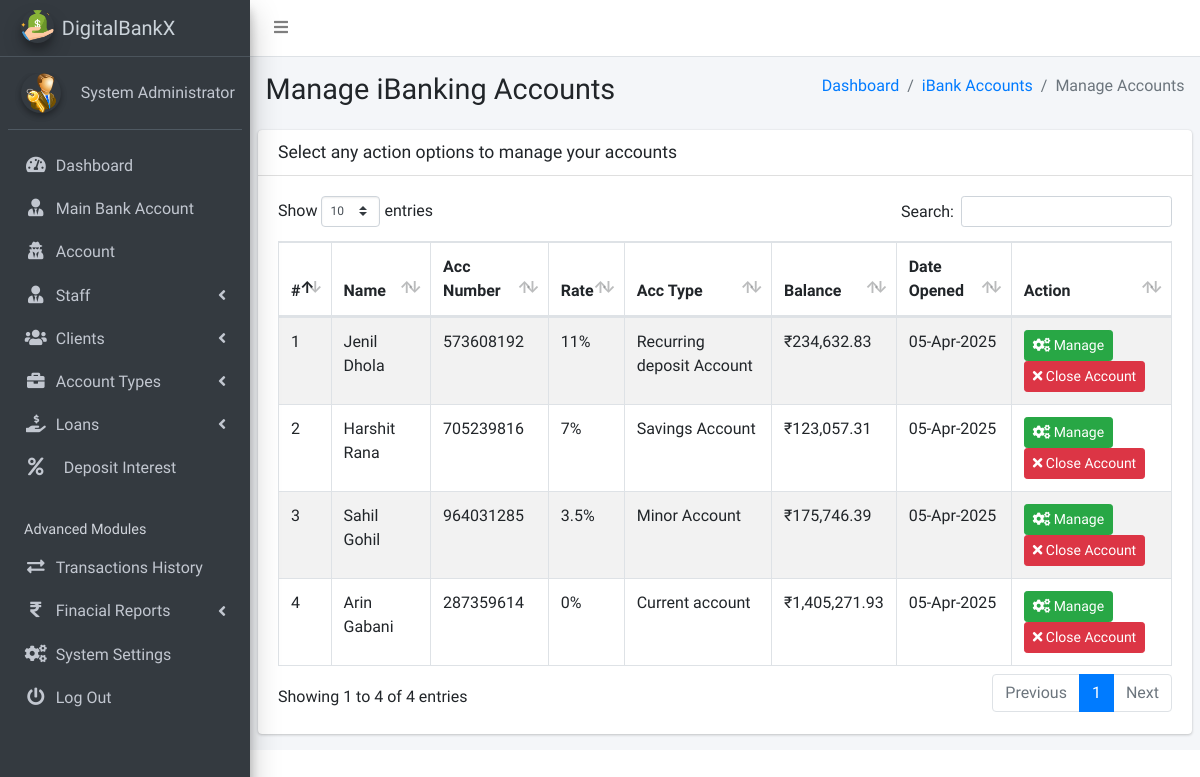
Page /admin/pages_manage_acc_openings.php (signed in) on the earlier database version.
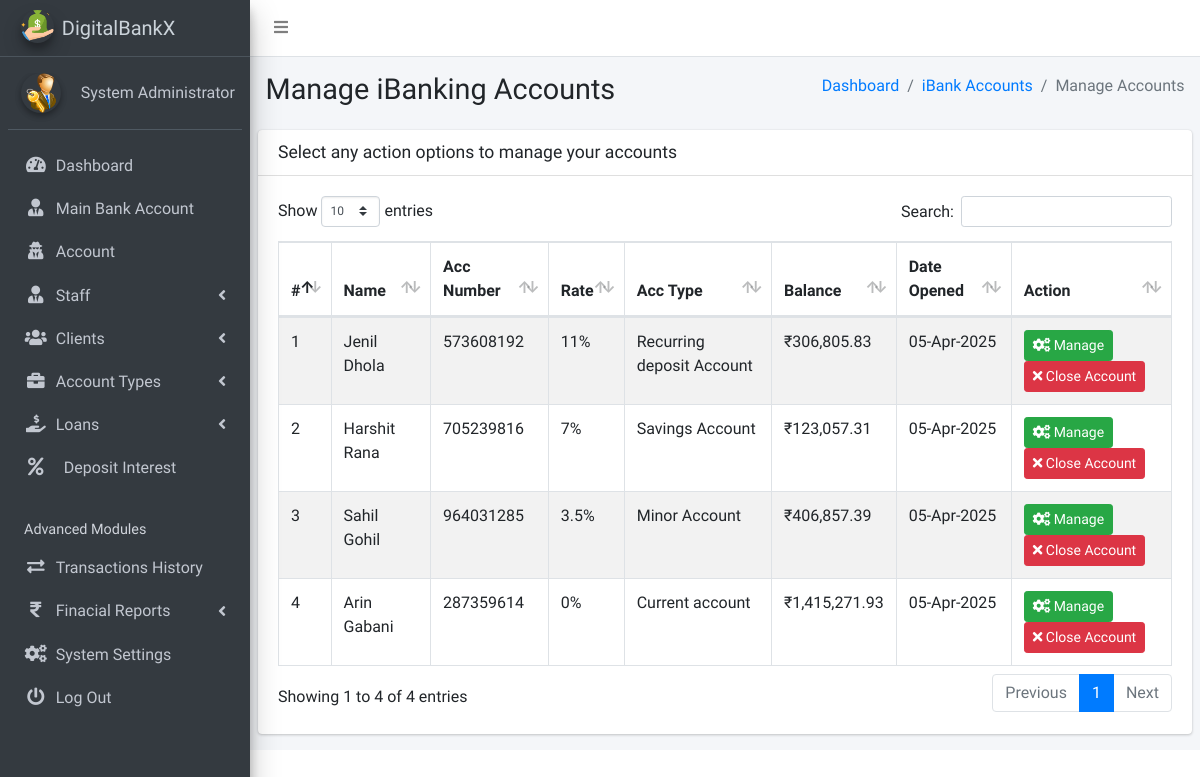
Same page on the later database version.
### tables this page shows
CREATE TABLE `ib_bankaccounts` (
  `account_id` int(20) NOT NULL,
  `acc_name` varchar(200) NOT NULL,
  `account_number` varchar(200) NOT NULL,
  `acc_type_id` int(11) DEFAULT NULL,
  `acc_amount` decimal(10,2) NOT NULL,
  `client_id` int(10) UNSIGNED DEFAULT NULL,
  `created_at` timestamp(6) NOT NULL DEFAULT current_timestamp(6) ON UPDATE current_timestamp(6),
  `is_active` tinyint(1) NOT NULL DEFAULT 1
);

CREATE TABLE `ib_acc_types` (
  `acctype_id` int(20) NOT NULL,
  `name` varchar(200) NOT NULL,
  `description` longtext NOT NULL,
  `rate` varchar(200) NOT NULL,
  `code` varchar(200) NOT NULL,
  `is_active` tinyint(1) NOT NULL DEFAULT 1,
  `min_balance` decimal(10,2) NOT NULL DEFAULT 0.00
);

### admin/pages_manage_acc_openings.php (the view, shortened to what the changed rows need)
<?php
include('conf/checklogin.php');
?>
<!DOCTYPE html>
<html>
<?php include("dist/_partials/head.php"); ?>
<body class="hold-transition sidebar-mini layout-fixed layout-navbar-fixed">
    <div class="wrapper">
        <div class="content-wrapper">
            <section class="content-header">
                <div class="container-fluid">
                    <div class="row mb-2">
                        <div class="col-sm-6">
                            <h1>Manage iBanking Accounts</h1>
                        </div>
                    </div>
                </div>
            </section>
            <section class="content">
                <div class="row">
                    <div class="col-12">
                        <div class="card">
                            <div class="card-body">
                                <table id="example1" class="table table-hover table-bordered table-striped">
                                    <thead>
                                        <tr>
                                            <th>#</th>
                                            <th>Name</th>
                                            <th>Acc Number</th>
                                            <th>Rate</th>
                                            <th>Acc Type</th>
                                            <th>Balance</th>
                                            <th>Date Opened</th>
                                            <th>Action</th>
                                        </tr>
                                    </thead>
                                    <tbody>
                                        <?php
                                        $ret = "SELECT
    b.*,
    c.name AS client_name,
    at.name AS acc_type,  -- Get actual account type name
    at.rate AS acc_rates  -- Get interest rate
FROM iB_bankAccounts b
LEFT JOIN ib_clients c ON b.client_id = c.client_id
LEFT JOIN ib_acc_types at ON b.acc_type_id = at.acctype_id  -- Join to fetch account type name & rate
ORDER BY RAND();
";
                                        $stmt = $mysqli->prepare($ret);
                                        $stmt->execute();
                                        $res = $stmt->get_result();
                                        $cnt = 1;
                                        while ($row = $res->fetch_object()) {
                                            $dateOpened = $row->created_at ?? 'N/A';
                                        ?>
                                            <tr>
                                                <td><?php echo $cnt; ?></td>
                                                <td><?php echo htmlspecialchars($row->acc_name ?? 'N/A'); ?></td>
                                                <td><?php echo htmlspecialchars($row->account_number ?? 'N/A'); ?></td>
                                                <td><?php echo htmlspecialchars($row->acc_rates ?? '0.00'); ?>%</td>
                                                <td><?php echo htmlspecialchars($row->acc_type ?? 'N/A'); ?></td>
                                                <td>₹<?php echo htmlspecialchars(  number_format($row->acc_amount ?? 0, 2)); ?></td>
                                                <td><?php echo $dateOpened !== 'N/A' ? date("d-M-Y", strtotime($dateOpened)) : 'N/A'; ?></td>
                                                <td>
                                                    <a class="btn btn-success btn-sm" href="pages_update_client_accounts.php?account_id=<?php echo $row->account_id; ?>">
                                                        <i class="fas fa-cogs"></i> Manage
                                                    </a>
                                                    <a class="btn btn-danger btn-sm" href="pages_manage_acc_openings.php?deleteBankAcc=<?php echo $row->account_id; ?>">
                                                        <i class="fas fa-times"></i> Close Account
                                                    </a>
                                                </td>
                                            </tr>
                                        <?php $cnt++; } ?>
                                    </tbody>
                                </table>
                            </div>
                        </div>
                    </div>
                </div>
            </section>
        </div>
    </div>
</body>
</html>

Differences in the rows shown:
changed ib_bankaccounts "Jenil Dhola": acc_amount "234,632.83" → "306,805.83"
changed ib_bankaccounts "Sahil Gohil": acc_amount "175,746.39" → "406,857.39"
changed ib_bankaccounts "Arin Gabani": acc_amount "1,405,271.93" → "1,415,271.93"
